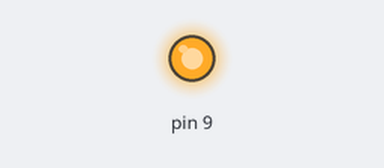
Simulated run of this sketch. Board: Arduino Uno, built with avr-gcc and run on an emulated ATmega328P. On the bench: output pins drawn as LEDs (lit = HIGH).

Above: at 0.05 s.
At 1.25 s:
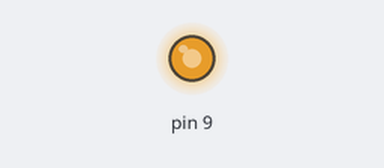
At 2.5 s:
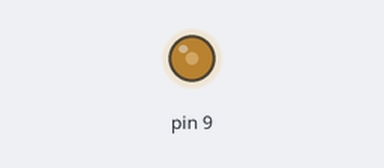
At 5.0 s:
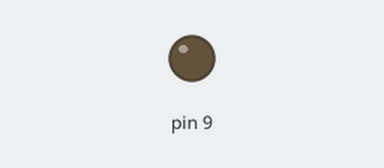
Timing chart, 0 to 6.5 s (numbered marks = the images above):
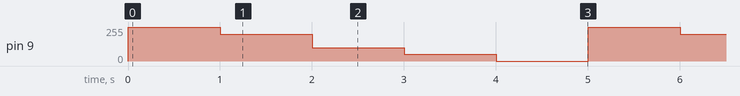

The sketch:

LED-Intensity.ino
```cpp
void setup()
{
  pinMode(9, OUTPUT);
}

void loop()
{
  analogWrite(9,255);
  delay(1000);
  analogWrite(9,200);
  delay(1000);
  analogWrite(9,100);
  delay(1000);
  analogWrite(9,50);
  delay(1000);
  analogWrite(9,0);
  delay(1000);
}
```

Measured:
- by itself, pin 9: repeats every 5.0 s: 200/255 1.0 s, 100/255 1.0 s, 50/255 1.0 s, 0/255 1.0 s, 255/255 1.0 s
